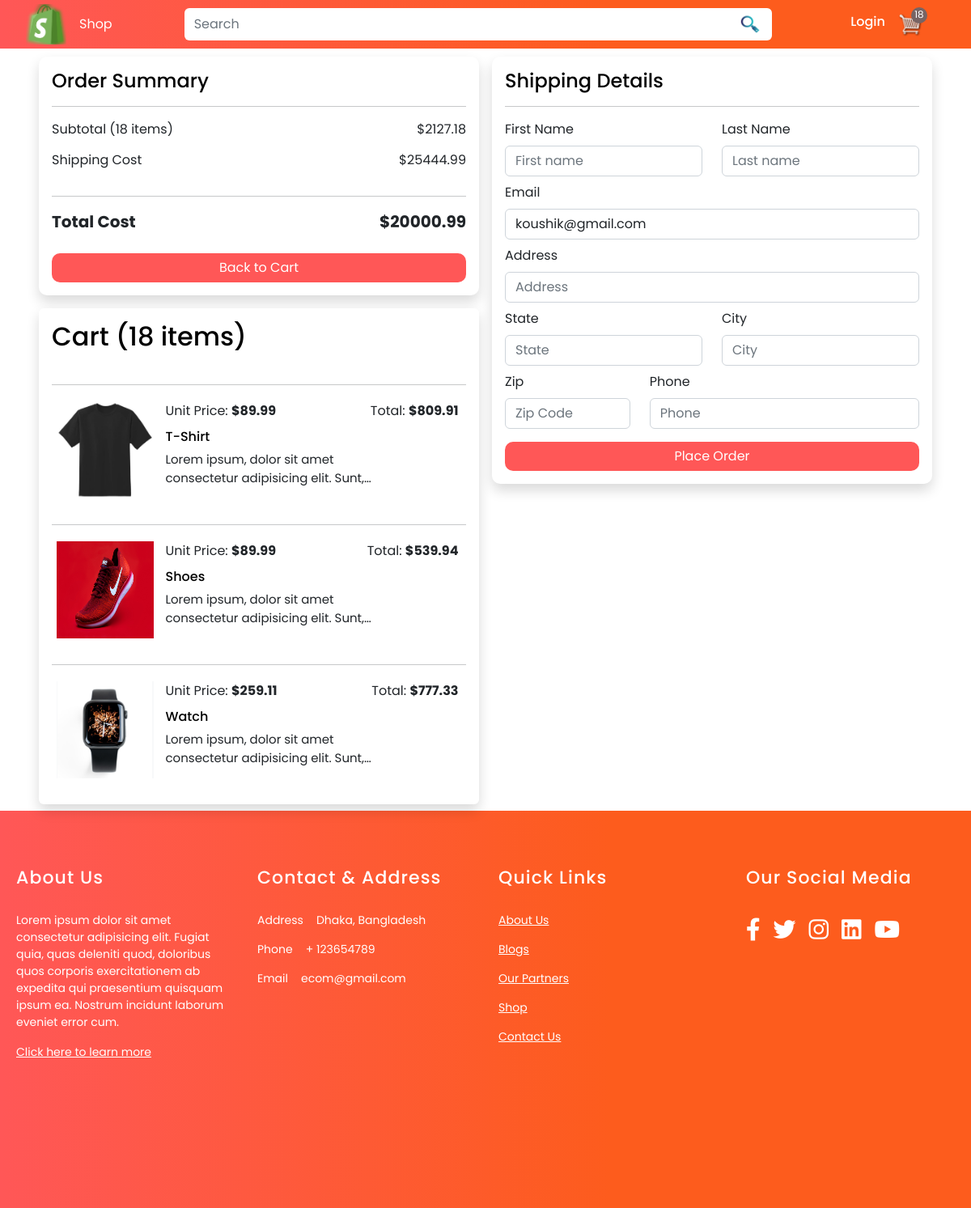
Before: /checkout/ (signed in) with the older database file.
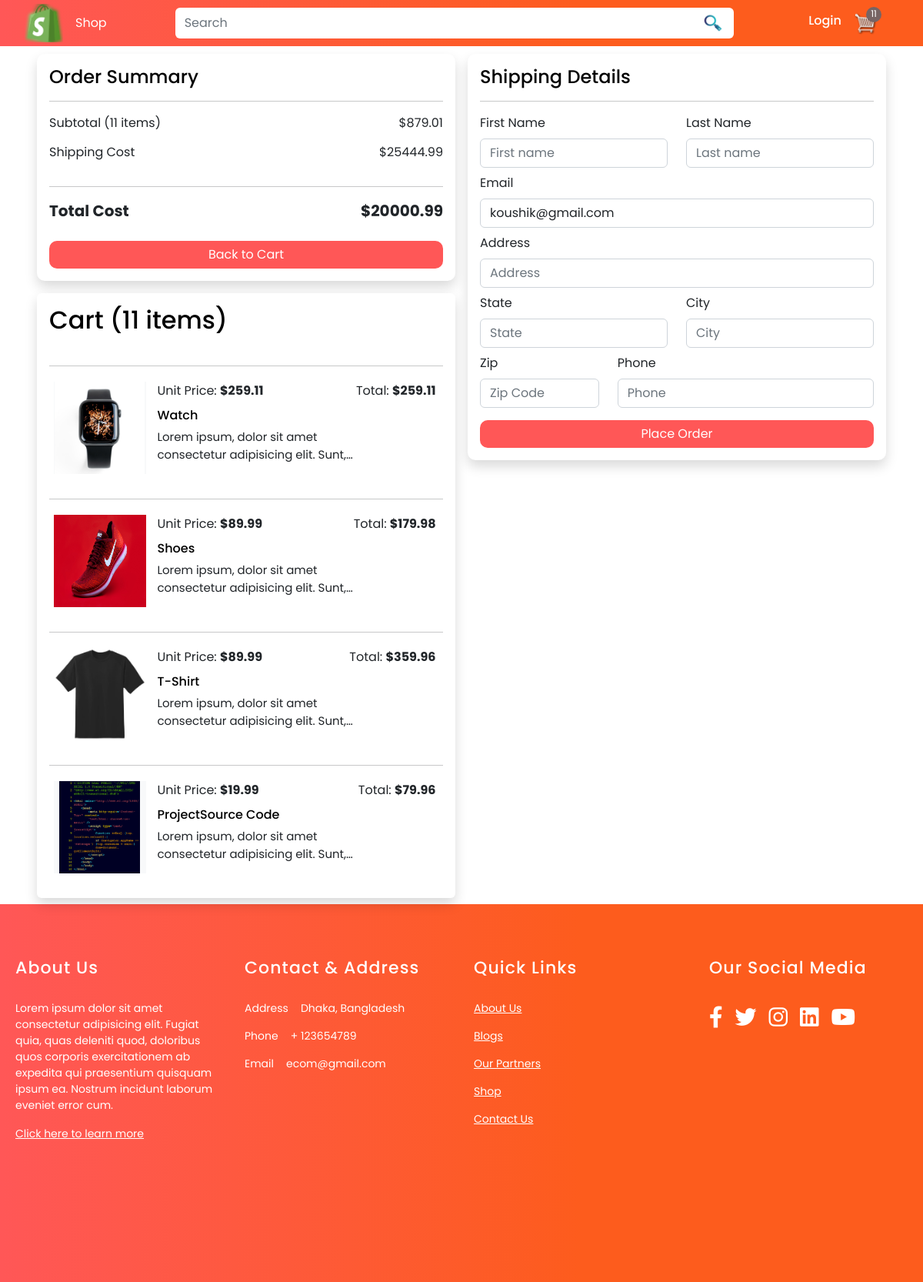
After: the same page with the newer database file.
### store/models.py (models this page shows, shortened)
class Order(models.Model):
    customer = models.ForeignKey(Customer, on_delete=models.SET_NULL, null=True, blank=True)
    date_ordered = models.DateTimeField(auto_now_add=True)
    complete = models.BooleanField(default=False, null=True, blank=False)
    transaction_id = models.CharField(max_length=200, null=True)
    @property
    def shipping(self):
        shipping = False
        orderitems = self.orderitem_set.all()
        for i in orderitems:
            if i.product.digital == False:
                shipping = True
        return shipping
    @property
    def get_cart_total(self):
        orderitems = self.orderitem_set.all()
        total = sum([item.get_total for item in orderitems])
        return total
    @property
    def get_cart_items(self):
        orderitems = self.orderitem_set.all()
        total = sum([item.quantity for item in orderitems])
        return total

class OrderItem(models.Model):
    product = models.ForeignKey(Product, on_delete=models.SET_NULL, null=True, blank=True)
    order = models.ForeignKey(Order, on_delete=models.SET_NULL, null=True, blank=True)
    quantity = models.IntegerField(default=0, null=True, blank=True)
    date_added = models.DateTimeField(auto_now_add=True)
    @property
    def get_total(self):
        total = self.product.price * self.quantity
        return total

class Product(models.Model):
    name = models.CharField(max_length=200)
    price = models.DecimalField(max_digits=7, decimal_places=2)
    digital = models.BooleanField(default=False, null=True, blank=False)
    image = models.ImageField(null=True, blank=True)
    @property
    def imageURL(self):
        try:
            url = self.image.url
        except:
            url = ''
        return url

### store/views.py (the view)
# urls.py: path('checkout/', views.checkout, name='checkout'),
def checkout(request):
    data = cartData(request)
    items = data['items']
    order = data['order']
    cartItems = data['cartItems']
    customer = data['customer']
    context = {'items': items, 'order': order, 'cartItems': cartItems, 'customer': customer}
    return render(request, 'store/checkout.html', context)

### store/models.py (called while the page is built)
    def __str__(self):
        return self.first_name or ''

### store/utils.py (called while the page is built, shortened)
def cartData(request):
    if request.user.is_authenticated:
        customer = request.user.customer
        order, created = Order.objects.get_or_create(customer=customer, complete=False)
        items = order.orderitem_set.all()
        cartItems = order.get_cart_items
    print('Customer:', customer)
    return {'items': items, 'order': order, 'cartItems': cartItems, 'customer': customer}

### store/templates/store/checkout.html (shortened to what the changed rows need)
{% extends 'store/main.html' %}
{% load static %}
{% block content %}
    <div class="container px-5">
        <div class="row mb-2">
            <div class="col-md-12 col-12 mx-auto">
                <div class="row gx-3">
                    <div class="col-md-12 col-lg-6 col-11 mx-auto main_cart mb-lg-0 mb-5">
                        <div class="right-side p-3 shadow bg-white mb-3">
                            <div class="col-lg-12 product_indiv d-flex justify-content-between">
                                <p class="mb-1">Subtotal ({{ order.get_cart_items }} item{{ order.get_cart_items|pluralize }})</p>
                                <p class="mb-1">$<span>{{order.get_cart_total|floatformat:2}}</span></p>
                            </div>
                        </div>
                        <div class="card p-3 shadow">
                            <h2 class="pb-3 font-weight-bold">Cart ({{ order.get_cart_items }} item{{ order.get_cart_items|pluralize }})</h2>
                            {% for item in items %}
                            <hr>
                            <div class="row mb-2 px-3">
                                <div class="col-md-3 col-lg-3 col-11 mx-auto bg-light d-flex justify-content-center align-items-center product-img-checkkout px-0 mt-1 mb-2">
                                    <a href="#"><img src="{{ item.product.imageURL }}" class="cart-thumbnail-checkout"  alt=""></a>
                                </div>
                                <div class="col-md-9 col-lg-9 col-11 mx-auto mt-1 pe-0">
                                    <div class="row">
                                        <div class="row pe-1">
                                            <div class="col-lg-6 col-12 mt-0">
                                                <p class="mb-0">Unit Price: <strong>${{item.product.price}}</strong></p>
                                            </div>
                                            <div class="col-lg-6 col-12 mt-0 d-flex justify-content-end price-money pe-0">
                                                <p class="mb-0">Total: <strong>${{ item.get_total|floatformat:2 }}</strong></p>
                                            </div>
                                        </div>
                                        <div class="col-lg-9 col-12 cart-title">
                                            <a href="#" class="cart-product-name"><h6 class="mb-2">{{ item.product.name }}</h6></a>
                                            <p class="cart-item-description-checkout">Lorem ipsum, dolor sit amet consectetur adipisicing elit. Sunt, deserunt iure. Beatae, repellendus sunt eveniet voluptatibus voluptates ea illum commodi qui autem laborum. Asperiores illo error aliquid reiciendis placeat? Similique?</p>
                                        </div>
                                        <div class="col-lg-3 col-12">
                                        </div>
                                    </div>
                                </div>
                            </div>
                            {% endfor %}
                        </div>
                    </div>
                </div>
            </div>
        </div>
    </div>
{% endblock content %}

Changed rows visible on the page:
removed OrderItem: product.imageURL (picture), product.price "89.99", get_total "809.91", product.name "T-Shirt"
removed OrderItem: product.imageURL (picture), product.price "89.99", get_total "539.94", product.name "Shoes"
removed OrderItem: product.imageURL (picture), product.price "259.11", get_total "777.33", product.name "Watch"
computed for Order: get_cart_items "18" → "11"; get_cart_total "2127.18" → "879.01"
added OrderItem: product.imageURL (picture), product.price "259.11", get_total "259.11", product.name "Watch"
added OrderItem: product.imageURL (picture), product.price "89.99", get_total "179.98", product.name "Shoes"
added OrderItem: product.imageURL (picture), product.price "89.99", get_total "359.96", product.name "T-Shirt"
added OrderItem: product.imageURL (picture), product.price "19.99", get_total "79.96", product.name "ProjectSource Code"
Other visible differences:
{{ cartItems }}: "18" → "11"
